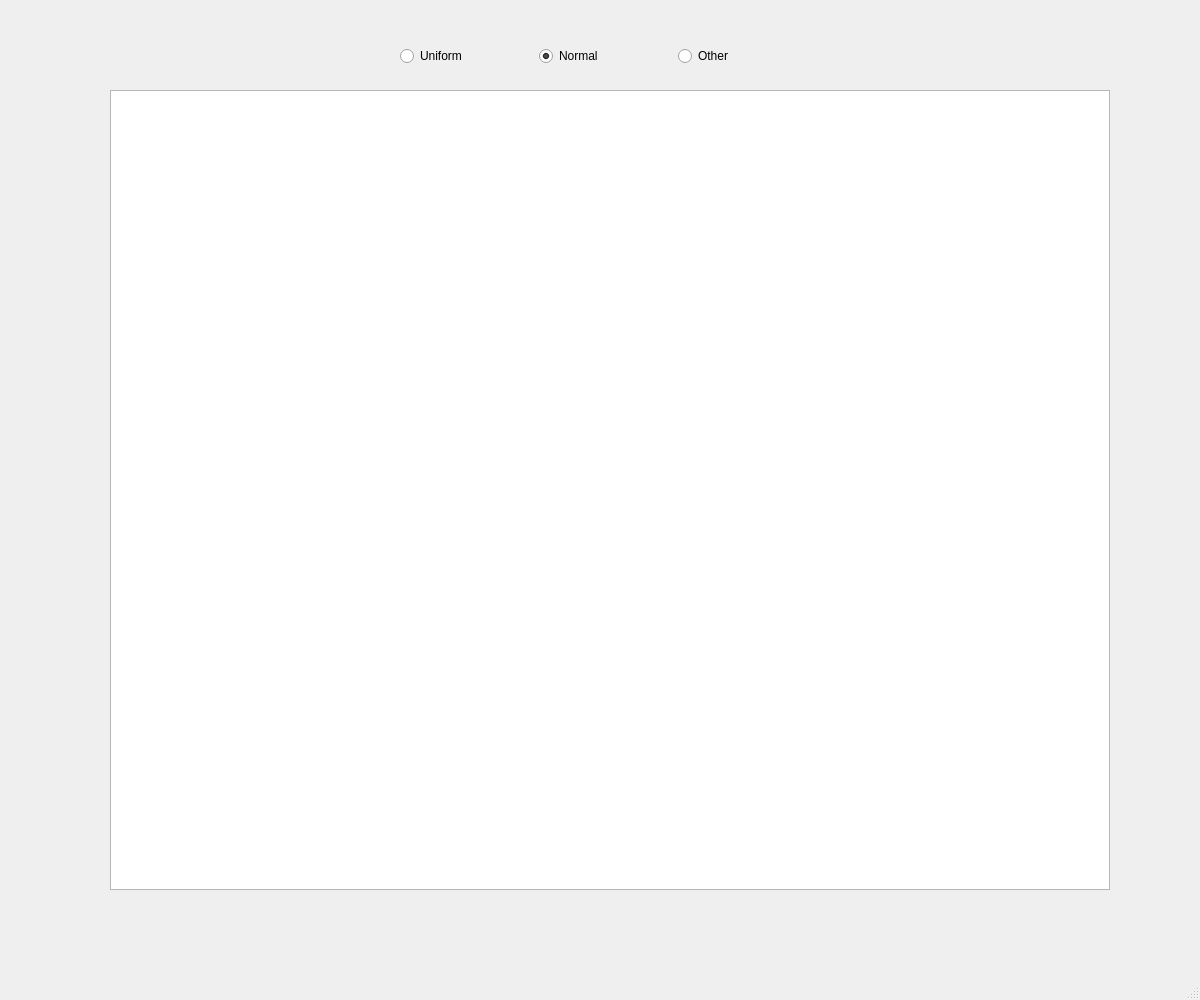
<?xml version="1.0" encoding="UTF-8"?>
<ui version="4.0">
 <class>MainWindow</class>
 <widget class="QMainWindow" name="MainWindow">
  <property name="geometry">
   <rect>
    <x>0</x>
    <y>0</y>
    <width>1200</width>
    <height>1000</height>
   </rect>
  </property>
  <property name="minimumSize">
   <size>
    <width>1200</width>
    <height>1000</height>
   </size>
  </property>
  <property name="windowTitle">
   <string>MainWindow</string>
  </property>
  <widget class="QWidget" name="centralwidget">
   <property name="sizePolicy">
    <sizepolicy hsizetype="MinimumExpanding" vsizetype="MinimumExpanding">
     <horstretch>0</horstretch>
     <verstretch>0</verstretch>
    </sizepolicy>
   </property>
   <widget class="QWidget" name="gridLayoutWidget">
    <property name="geometry">
     <rect>
      <x>400</x>
      <y>40</y>
      <width>411</width>
      <height>32</height>
     </rect>
    </property>
    <layout class="QGridLayout" name="gridLayout">
     <item row="0" column="1">
      <widget class="QRadioButton" name="uniformRadioButton">
       <property name="minimumSize">
        <size>
         <width>100</width>
         <height>30</height>
        </size>
       </property>
       <property name="text">
        <string>Uniform</string>
       </property>
      </widget>
     </item>
     <item row="0" column="4">
      <widget class="QRadioButton" name="otherRadioButton">
       <property name="text">
        <string>Other</string>
       </property>
      </widget>
     </item>
     <item row="0" column="2">
      <widget class="QRadioButton" name="normalRadioButton">
       <property name="text">
        <string>Normal</string>
       </property>
       <property name="checked">
        <bool>true</bool>
       </property>
      </widget>
     </item>
    </layout>
   </widget>
   <widget class="QChartView" name="distributionChart">
    <property name="geometry">
     <rect>
      <x>110</x>
      <y>90</y>
      <width>1000</width>
      <height>800</height>
     </rect>
    </property>
    <property name="sizePolicy">
     <sizepolicy hsizetype="Expanding" vsizetype="Expanding">
      <horstretch>0</horstretch>
      <verstretch>0</verstretch>
     </sizepolicy>
    </property>
    <property name="minimumSize">
     <size>
      <width>1000</width>
      <height>800</height>
     </size>
    </property>
   </widget>
  </widget>
  <widget class="QStatusBar" name="statusbar"/>
 </widget>
 <customwidgets>
  <customwidget>
   <class>QChartView</class>
   <extends>QGraphicsView</extends>
   <header location="global">qchartview.h</header>
  </customwidget>
 </customwidgets>
 <resources/>
 <connections>
  <connection>
   <sender>normalRadioButton</sender>
   <signal>clicked()</signal>
   <receiver>MainWindow</receiver>
   <slot>on_radioButton_clicked()</slot>
   <hints>
    <hint type="sourcelabel">
     <x>495</x>
     <y>75</y>
    </hint>
    <hint type="destinationlabel">
     <x>499</x>
     <y>399</y>
    </hint>
   </hints>
  </connection>
  <connection>
   <sender>otherRadioButton</sender>
   <signal>clicked()</signal>
   <receiver>MainWindow</receiver>
   <slot>on_radioButton_clicked()</slot>
   <hints>
    <hint type="sourcelabel">
     <x>623</x>
     <y>55</y>
    </hint>
    <hint type="destinationlabel">
     <x>599</x>
     <y>499</y>
    </hint>
   </hints>
  </connection>
  <connection>
   <sender>uniformRadioButton</sender>
   <signal>clicked()</signal>
   <receiver>MainWindow</receiver>
   <slot>on_radioButton_clicked()</slot>
   <hints>
    <hint type="sourcelabel">
     <x>346</x>
     <y>55</y>
    </hint>
    <hint type="destinationlabel">
     <x>599</x>
     <y>499</y>
    </hint>
   </hints>
  </connection>
 </connections>
 <slots>
  <slot>on_radioButton_clicked()</slot>
 </slots>
</ui>
